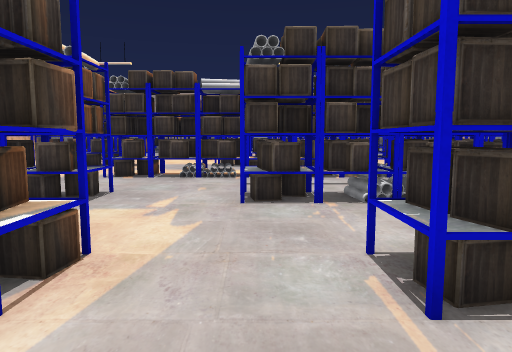
view 1 (above)

23 first-person views from a walk through a 3-D level made in the Unity game engine. The camera is 1.5 m above the floor, tilts 6° down and sees 70° across. The floor is counted in squares, 1.44 m on a side. Each view is taken from the middle of a square. On the plan, view 1 faces up. The plan holds only what a view shows up to about 13 squares ahead; the rest is blank. The place goes on beyond the plan. The player is left out. Some surface patterns are stand-ins.

view 2
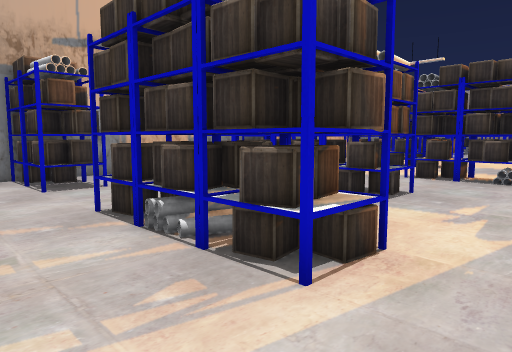

view 3
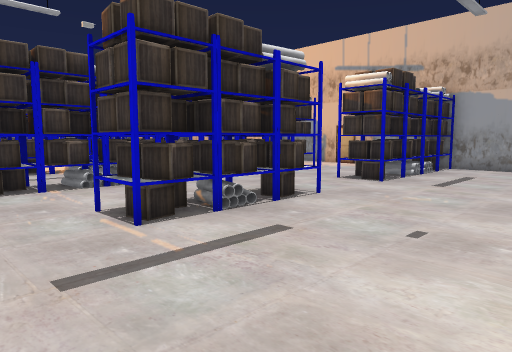

view 4
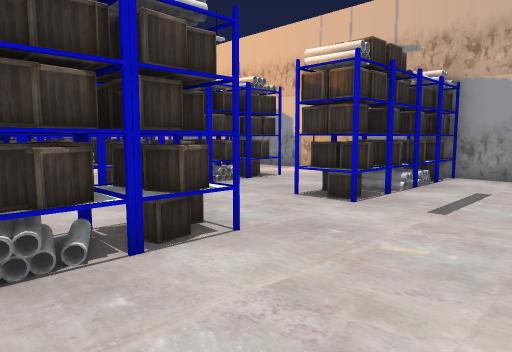

view 5
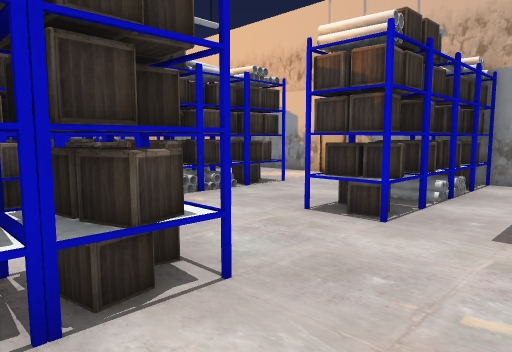

view 6
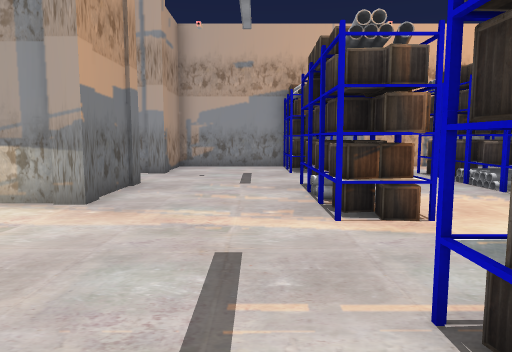

view 7
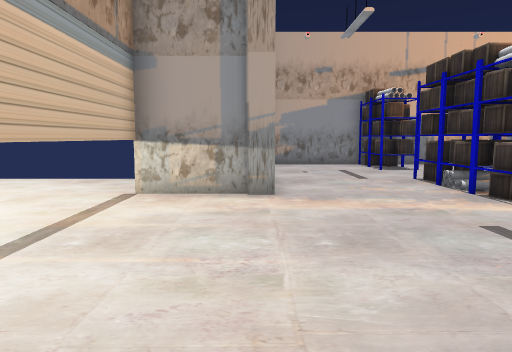

view 8
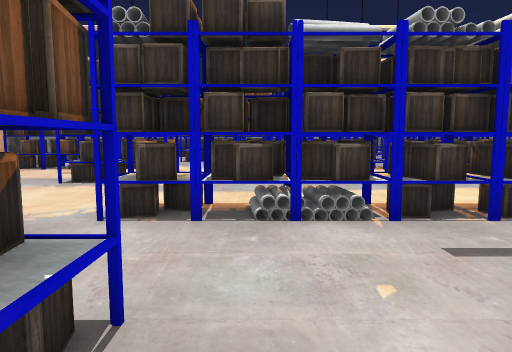

view 9
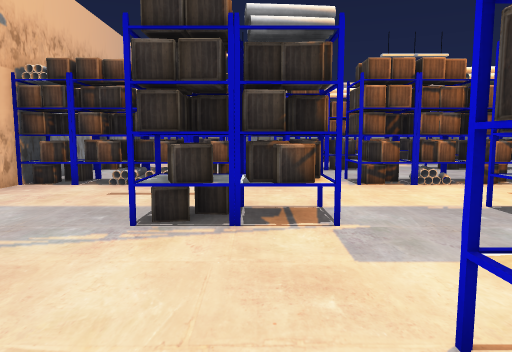

view 10
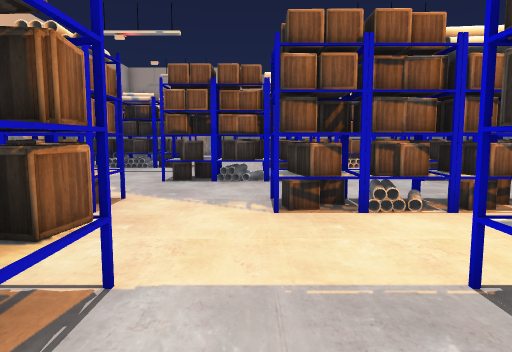

view 11
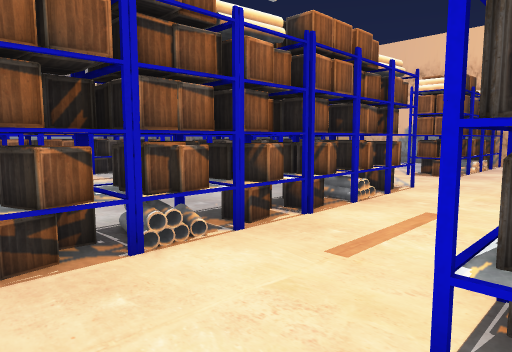

view 12
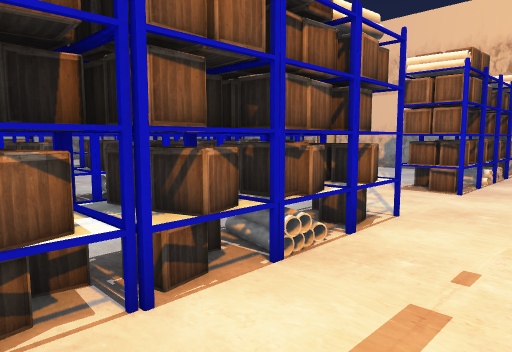

view 13
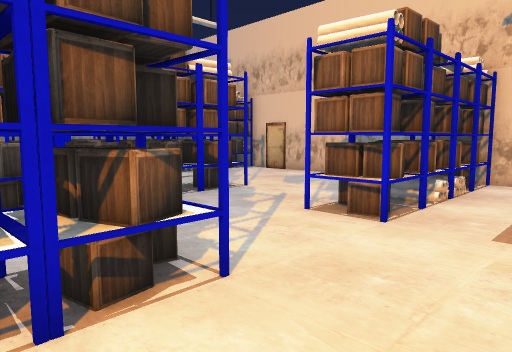

view 14
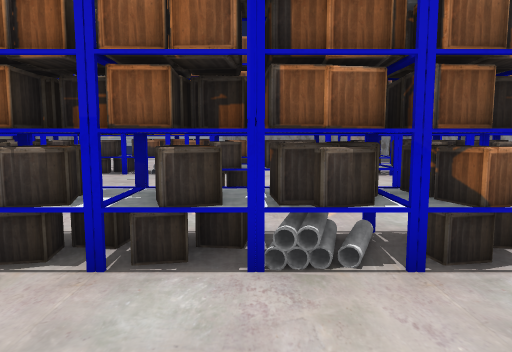

view 15
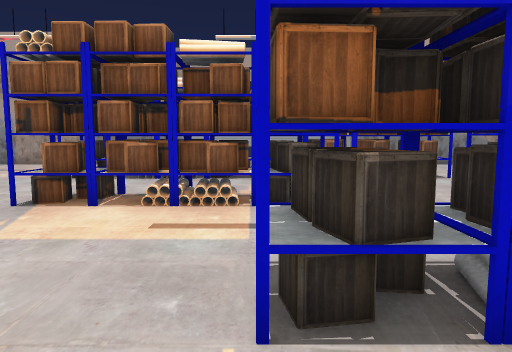

view 16
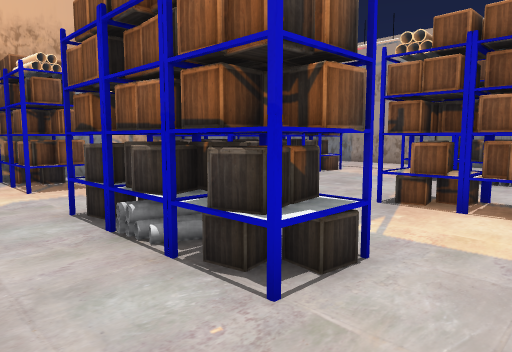

view 17
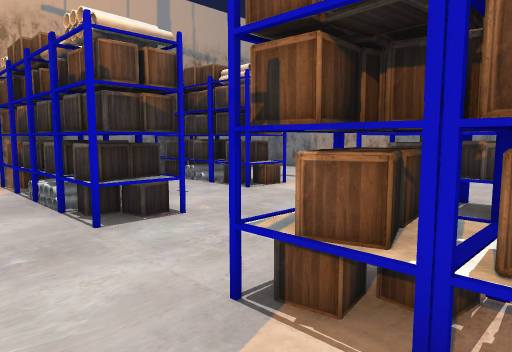

view 18
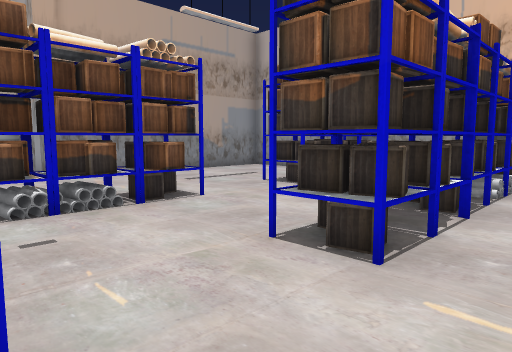

view 19
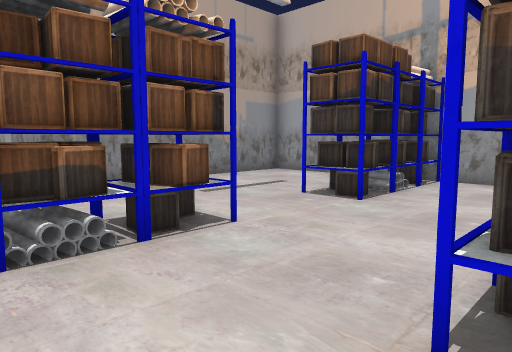

view 20
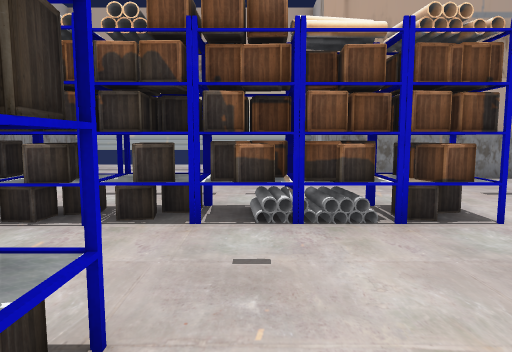

view 21
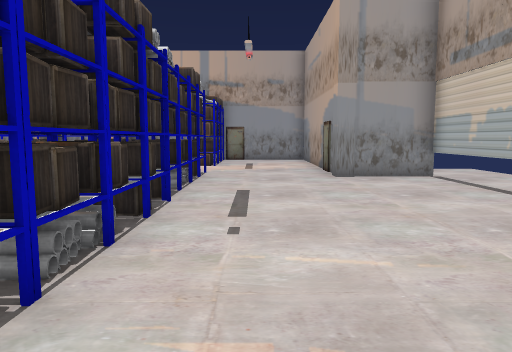

view 22
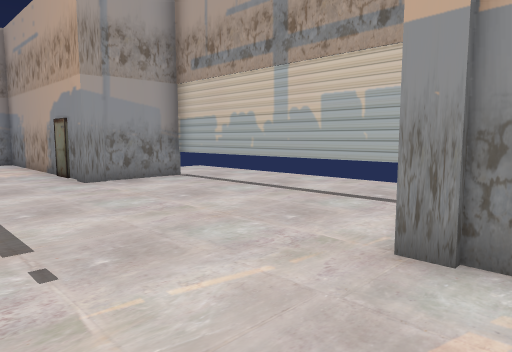

view 23
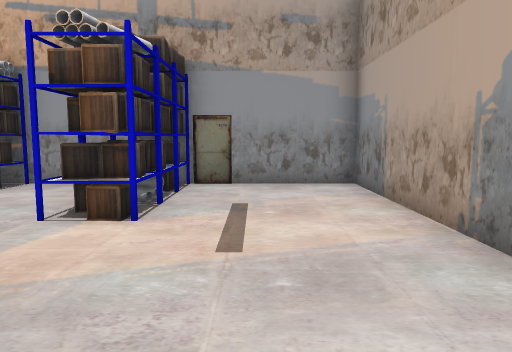

### Floor plan
Points are (right, up) in squares from view 1. A wall is a line through its corners. A room is listed if a view was taken in it or the views show most of it. See-through windows are left out.
Room 1 (views 1, 2, 3, 4, 5, 6, 7, 8, 9, 10, 11, 12, 13, 14, 15, 16, 17, 18, 19, 20, 21, 22, 23)
walls: (12.3, 16.5) (12.3, 24.2); (-10.2, 8.1) (-10.2, 1.7); (12.3, 25.9) (12.3, 33.3) (4.6, 33.3); (4.6, 33) (4.6, 35.7) (-2.7, 35.7) (-2.7, 33.3) (-10.2, 33.3) (-10.2, 16.4); (-5.4, -1.7) (-2.7, -1.7) (-2.7, -4.2) (0.9, -4.2); (12.3, 0.2) (12.3, 9.2); (-10, -1.7) (-7.6, -1.7) (-7.6, -2.5)
ways out: gap at (-3, -4)
objects: other object (-10, 2) to (-8, 3); other object (-10, 10) to (-7, 10); other object (-10, 17) to (-6, 18); other object (-10, 21) to (-8, 22); other object (-10, 25) to (-6, 25); other object (-10, 29) to (-7, 29); other object (-7, 6) to (-3, 7); other object (-6, 14) to (-4, 14); other object (-5, 2) to (-2, 3); other object (-5, 21) to (-2, 22); other object (-4, 10) to (1, 10); other object (-4, 29) to (1, 29); other object (-2, 17) to (1, 18); other object (-2, 25) to (2, 25); other object (-1, 14) to (2, 14); other object (0, 6) to (4, 7); other object (1, 2) to (4, 3); other object (1, 21) to (4, 22); other object (2, 10) to (6, 10); other object (2, 17) to (4, 18); other object (2, 29) to (6, 29); other object (3, 14) to (5, 14); other object (5, 6) to (9, 7); other object (5, 21) to (8, 22); other object (5, 25) to (7, 25); other object (6, 14) to (9, 14); other object (8, 2) to (12, 3); other object (8, 17) to (12, 18); other object (8, 25) to (12, 25); other object (9, 10) to (12, 10); other object (9, 28) to (12, 29)

Positions as (right, up) in squares from view 1, and headings:
1: (0, 0), facing up
2: (0, 0), facing up-left
3: (-1, -2), facing up-right
4: (2, -1), facing up-right
5: (3, 0), facing up-right
6: (3, 1), facing left
7: (4, -2), facing left
8: (-2, 5), facing up
9: (-5, 9), facing up
10: (-3, 12), facing up
11: (-3, 14), facing up-right
12: (0, 15), facing up-right
13: (3, 15), facing up-right
14: (6, 18), facing up
15: (1, 19), facing up
16: (0, 19), facing up-left
17: (-1, 23), facing up-left
18: (2, 23), facing up-right
19: (3, 25), facing up-right
20: (3, 24), facing up
21: (7, 31), facing left
22: (6, 30), facing up-left
23: (-2, 31), facing left
